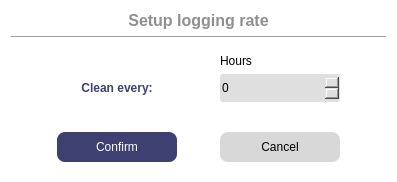
<?xml version="1.0" encoding="UTF-8"?>
<ui version="4.0">
 <class>WCleanEvery</class>
 <widget class="QDialog" name="WCleanEvery">
  <property name="geometry">
   <rect>
    <x>0</x>
    <y>0</y>
    <width>397</width>
    <height>182</height>
   </rect>
  </property>
  <property name="windowTitle">
   <string>Log data period configuration</string>
  </property>
  <property name="styleSheet">
   <string notr="true">#WCleanEvery {
 background-color:white;
 border-radius: 5px;
}
#label{
 color: #3E4072;
 font-weight: 800;
}
#buttonBox{
 background-color: #3E4072;
}
#label_Title{
 color: #8F8F8F;
 font-weight: 600;
}
QSpinBox {
 background-color:#DFDFDF;
 border-radius: 3px;
}
#pushButton_Confirm,
#pushButton_Cancel {
 border: none;
 border-radius: 8px;
}
#pushButton_Confirm {
 color: white;
 background-color: #3E4072;
}
#pushButton_Confirm:hover {
 color: white;
 background-color: #595D89;
}
#pushButton_Cancel {
 background-color: #D8D8D8;
}
#pushButton_Cancel:hover {
 background-color: #ACACAC;
}</string>
  </property>
  <layout class="QVBoxLayout" name="verticalLayout" stretch="1,1,1,1,1">
   <item>
    <widget class="QLabel" name="label_Title">
     <property name="font">
      <font>
       <pointsize>12</pointsize>
       <fontweight>DemiBold</fontweight>
      </font>
     </property>
     <property name="text">
      <string>Setup logging rate</string>
     </property>
     <property name="alignment">
      <set>Qt::AlignCenter</set>
     </property>
    </widget>
   </item>
   <item>
    <widget class="Line" name="line">
     <property name="orientation">
      <enum>Qt::Horizontal</enum>
     </property>
    </widget>
   </item>
   <item>
    <widget class="QWidget" name="widget" native="true">
     <layout class="QGridLayout" name="gridLayout">
      <item row="1" column="0">
       <widget class="QLabel" name="label">
        <property name="maximumSize">
         <size>
          <width>120</width>
          <height>16777215</height>
         </size>
        </property>
        <property name="text">
         <string>Clean every:</string>
        </property>
        <property name="alignment">
         <set>Qt::AlignCenter</set>
        </property>
       </widget>
      </item>
      <item row="0" column="1">
       <widget class="QLabel" name="label_2">
        <property name="text">
         <string>Hours</string>
        </property>
       </widget>
      </item>
      <item row="1" column="1">
       <widget class="QSpinBox" name="spinBox_Hours">
        <property name="minimumSize">
         <size>
          <width>120</width>
          <height>28</height>
         </size>
        </property>
        <property name="maximumSize">
         <size>
          <width>120</width>
          <height>28</height>
         </size>
        </property>
        <property name="maximum">
         <number>500</number>
        </property>
       </widget>
      </item>
     </layout>
    </widget>
   </item>
   <item>
    <spacer name="verticalSpacer">
     <property name="orientation">
      <enum>Qt::Vertical</enum>
     </property>
     <property name="sizeHint" stdset="0">
      <size>
       <width>20</width>
       <height>40</height>
      </size>
     </property>
    </spacer>
   </item>
   <item>
    <widget class="QWidget" name="widget_3" native="true">
     <layout class="QHBoxLayout" name="horizontalLayout">
      <item>
       <widget class="QPushButton" name="pushButton_Confirm">
        <property name="minimumSize">
         <size>
          <width>0</width>
          <height>30</height>
         </size>
        </property>
        <property name="maximumSize">
         <size>
          <width>120</width>
          <height>16777215</height>
         </size>
        </property>
        <property name="text">
         <string>Confirm</string>
        </property>
       </widget>
      </item>
      <item>
       <widget class="QPushButton" name="pushButton_Cancel">
        <property name="minimumSize">
         <size>
          <width>120</width>
          <height>30</height>
         </size>
        </property>
        <property name="maximumSize">
         <size>
          <width>120</width>
          <height>16777215</height>
         </size>
        </property>
        <property name="text">
         <string>Cancel</string>
        </property>
       </widget>
      </item>
     </layout>
    </widget>
   </item>
  </layout>
 </widget>
 <resources/>
 <connections>
  <connection>
   <sender>pushButton_Cancel</sender>
   <signal>clicked()</signal>
   <receiver>WCleanEvery</receiver>
   <slot>reject()</slot>
   <hints>
    <hint type="sourcelabel">
     <x>263</x>
     <y>156</y>
    </hint>
    <hint type="destinationlabel">
     <x>283</x>
     <y>271</y>
    </hint>
   </hints>
  </connection>
  <connection>
   <sender>pushButton_Confirm</sender>
   <signal>clicked()</signal>
   <receiver>WCleanEvery</receiver>
   <slot>accept()</slot>
   <hints>
    <hint type="sourcelabel">
     <x>143</x>
     <y>149</y>
    </hint>
    <hint type="destinationlabel">
     <x>136</x>
     <y>246</y>
    </hint>
   </hints>
  </connection>
 </connections>
</ui>
